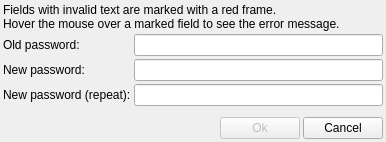
<?xml version="1.0" encoding="UTF-8"?>
<ui version="4.0">
 <class>PasswordDialog</class>
 <widget class="QDialog" name="PasswordDialog">
  <property name="geometry">
   <rect>
    <x>0</x>
    <y>0</y>
    <width>386</width>
    <height>142</height>
   </rect>
  </property>
  <property name="windowTitle">
   <string>Change NGSD password</string>
  </property>
  <layout class="QGridLayout" name="gridLayout">
   <property name="leftMargin">
    <number>3</number>
   </property>
   <property name="topMargin">
    <number>3</number>
   </property>
   <property name="rightMargin">
    <number>3</number>
   </property>
   <property name="bottomMargin">
    <number>3</number>
   </property>
   <property name="spacing">
    <number>3</number>
   </property>
   <item row="1" column="0">
    <widget class="QLabel" name="label">
     <property name="text">
      <string>Old password:</string>
     </property>
    </widget>
   </item>
   <item row="3" column="1">
    <widget class="QLineEdit" name="new2">
     <property name="echoMode">
      <enum>QLineEdit::Password</enum>
     </property>
    </widget>
   </item>
   <item row="2" column="0">
    <widget class="QLabel" name="label_2">
     <property name="text">
      <string>New password:</string>
     </property>
    </widget>
   </item>
   <item row="3" column="0">
    <widget class="QLabel" name="label_3">
     <property name="text">
      <string>New password (repeat):</string>
     </property>
    </widget>
   </item>
   <item row="2" column="1">
    <widget class="QLineEdit" name="new1">
     <property name="echoMode">
      <enum>QLineEdit::Password</enum>
     </property>
    </widget>
   </item>
   <item row="5" column="0" colspan="2">
    <layout class="QHBoxLayout" name="horizontalLayout">
     <item>
      <spacer name="horizontalSpacer">
       <property name="orientation">
        <enum>Qt::Horizontal</enum>
       </property>
       <property name="sizeHint" stdset="0">
        <size>
         <width>40</width>
         <height>20</height>
        </size>
       </property>
      </spacer>
     </item>
     <item>
      <widget class="QPushButton" name="ok_btn">
       <property name="enabled">
        <bool>false</bool>
       </property>
       <property name="text">
        <string>Ok</string>
       </property>
      </widget>
     </item>
     <item>
      <widget class="QPushButton" name="cancel_btn">
       <property name="text">
        <string>Cancel</string>
       </property>
      </widget>
     </item>
    </layout>
   </item>
   <item row="1" column="1">
    <widget class="QLineEdit" name="old">
     <property name="echoMode">
      <enum>QLineEdit::Password</enum>
     </property>
    </widget>
   </item>
   <item row="4" column="0" colspan="2">
    <spacer name="verticalSpacer">
     <property name="orientation">
      <enum>Qt::Vertical</enum>
     </property>
     <property name="sizeHint" stdset="0">
      <size>
       <width>20</width>
       <height>40</height>
      </size>
     </property>
    </spacer>
   </item>
   <item row="0" column="0" colspan="2">
    <widget class="QLabel" name="label_4">
     <property name="text">
      <string>&lt;html&gt;&lt;head/&gt;&lt;body&gt;&lt;p&gt;Fields with invalid text are marked with a red frame.&lt;br/&gt;Hover the mouse over a marked field to see the error message.&lt;/p&gt;&lt;/body&gt;&lt;/html&gt;</string>
     </property>
     <property name="wordWrap">
      <bool>true</bool>
     </property>
    </widget>
   </item>
  </layout>
 </widget>
 <tabstops>
  <tabstop>old</tabstop>
  <tabstop>new1</tabstop>
  <tabstop>new2</tabstop>
  <tabstop>ok_btn</tabstop>
  <tabstop>cancel_btn</tabstop>
 </tabstops>
 <resources/>
 <connections>
  <connection>
   <sender>ok_btn</sender>
   <signal>clicked()</signal>
   <receiver>PasswordDialog</receiver>
   <slot>accept()</slot>
   <hints>
    <hint type="sourcelabel">
     <x>263</x>
     <y>126</y>
    </hint>
    <hint type="destinationlabel">
     <x>192</x>
     <y>70</y>
    </hint>
   </hints>
  </connection>
  <connection>
   <sender>cancel_btn</sender>
   <signal>clicked()</signal>
   <receiver>PasswordDialog</receiver>
   <slot>reject()</slot>
   <hints>
    <hint type="sourcelabel">
     <x>344</x>
     <y>126</y>
    </hint>
    <hint type="destinationlabel">
     <x>192</x>
     <y>70</y>
    </hint>
   </hints>
  </connection>
 </connections>
</ui>
